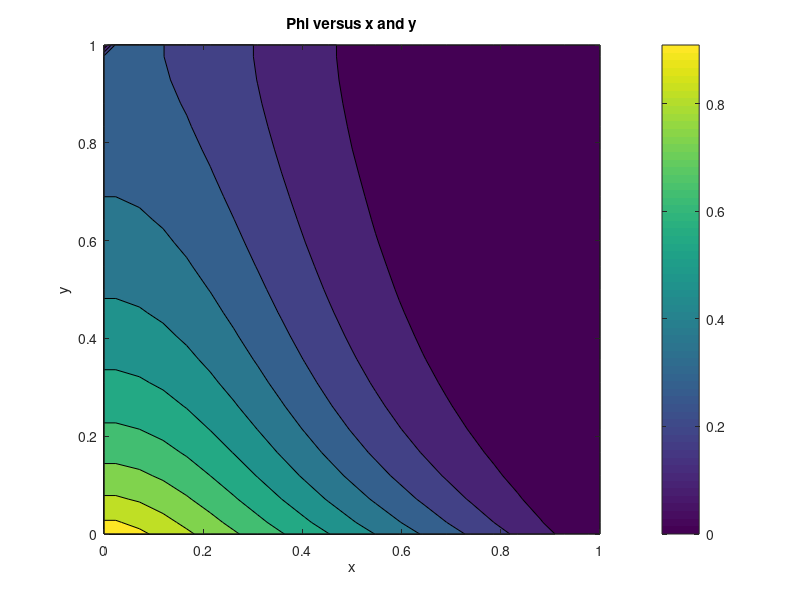

Recreate this plot in MATLAB. (Note: a time limit stopped this script after it produced the figure.)
%%%%%%%%
% ME523 Spring 2018
% Dan Haworth, February 2018
%%%%%%%%

% This program solves a steady, linear, two-dimensional convection-diffusion
%   equation in the rectangular domain 0<=x<=xmax, 0<=y<=ymax 
%   with constant fluid properties rho and dif:
%       rho*u*dphi/dx + rho*v*dphi/dy = dif*( d^2phi/dx^2 + d^2phi/dy^2 )
% The numerical solution is obtained using a FVM,
%   with either UDS or CDS for convection and with CDS for diffusion.
% The mesh spacings in x (dx) and in y (dy) are each uniform,
%   but dx is not necessarily equal to dy.
% The velocity field is specified, and corresponds to a stagnation-point flow
%   about the origin (requires xmin = 0, ymin = 0):
%       u = x, v = -y
%   This satisfies the incompressible continuity equation du/dx + dv/dy = 0.
% The boundary conditions on phi are as follows:
%   x=xmin=0: phi varies linearly from 0. at y=ymax to 1. at y=ymin=0
%   x=xmax:   dphi/dx=0.
%   y=ymin=0: dphi/dy=0.
%   y=ymax:   phi=0.

% This is adapted from a problem in Chapter 4 of Ferziger & Peric,
%   3rd Edition, 2002.
% The Dirichlet BC implementations are formally only 1st-order accurate here,
%   while the Neumann BC implementations are formally 2nd-order accurate.
% The code executes very slowly. This could be improved significantly
%   by using array operators and something other than a direct linear
%   system solver. That has not been done here, so that the array indexing
%     is evident and so that an "exact" solution to the discrete system
%     is available, which can be used later to investigate accuracy and CPU
%     time for various iterative linear system solvers.

% Mass flow rates, and convective and diffuxive flow rates of phi, across
%   the four boundaries of the computational domain are computed. These are
%   used to check for global conservation.

%%%%% define global variables %%%%%%%%%%%%%%%%%%%%%%%%%%%%%%%%%%%%%%%%%%%%%%%%%%

% scalars: physical quantities
global xmin;    % minimum value of independent variable x (=0)
global xmax;    % maximum value of independent variable x (=1)
global ymin;    % minimum value of independent variable y (=0)
global ymax;    % maximum value of independent variable y (=1)
global den;     % fluid mass density
global dif;     % fluid diffusivity

% scalars: grid-related quantities - see grid_2d below
global n;       % number of subintervals in the x direction
global m;       % number of subintervals in the y direction

global nm;      % total number of control volumes or cells (nm=n*m)
global nx;      % number of grid lines in x direction, plus 1 (nx=n+2)
global ny;      % number of grid lines in y direction, plus 1 (ny=m+2)

global dx;      % grid spacing in x direction (constant)
global dy;      % grid spacing in y direction (constant)

% scalars: numerical parameters
global cflag;   % convection discretization flag
                %   UDS: cflag=1
                %   CDS: cflag=2

% scalars: iterative solver parameters
global itm  % iteration method; Jacobi = 1, GS = 2, GS_SOR = 3
global nitmax  % maximum number of iterations
global epsit  % convergence tolerance
global omega  % over-relaxation factor for itm = 3
global iterstore
                
% vectors: iterative solver
global resmax
global errmax
                
% scalars: maximum grid Peclet numbers in x and in y directions
global pedx_max % max grid Peclet number magnitude based on x velocity and dx
global pedy_max % max grid Peclet number magnitude based on y velocity and dy                
                
% scalars: net flowrates across the boundaries of the computational domain -
%   see bndryflowrates below
global mdot_xmin % net mass flow rate across x = xmin boundary
global mdot_xmax % net mass flow rate across x = xmax boundary
global mdot_ymin % net mass flow rate across y = ymin boundary
global mdot_ymax % net mass flow rate across y = ymax boundary

global cdot_xmin % net convective flow rate of phi across x = xmin boundary
global cdot_xmax % net convective flow rate of phi across x = xmax boundary
global cdot_ymin % net convective flow rate of phi across y = ymin boundary
global cdot_ymax % net convective flow rate of phi across y = ymax boundary

global ddot_xmin % net diffusive flow rate of phi across x = xmin boundary
global ddot_xmax % net diffusive flow rate of phi across x = xmax boundary
global ddot_ymin % net diffusive flow rate of phi across y = ymin boundary
global ddot_ymax % net diffusive flow rate of phi across y = ymax boundary

global mdot_tot   % net mass flow rate across all four boundaries
global cdot_tot   % net convective flow rate of phi across all four boundaries
global ddot_tot   % net diffusive flow rate of phi across all four boundaries
global phidot_tot % net flowrate of phi acroess all four boundaries

% scalars: CPU times
global lufactor_cpu % CPU time to factor the matrix (forward elimination)
global lusolve_cpu  % CPU time to solve the factored system (back substitution)

% arrays (vectors) holding spatial coordinates - see grid_2d below
global xc;      % control volume (cell-center) locations in x direction (nx x 1)
global yc;      % control volume (cell-center) locations in y direction (ny x 1)
global xf;      % cell-face-center locations in x direction (nx x 1)
global yf;      % cell-face-center locations in y direction (ny x 1)

% arrays (vectors) holding cell-face geometric interpolation factors -
%   see ginterp below
global gfacx;   % face interpolation factors in x direction (nx x 1)
global gfacy;   % face interpolation factors in y direction (ny x 1)

% arrays holding cell-face mass flowrates - see facemdots below
global mdotuf;  % face x-direction mass flux (nx x ny)
global mdotvf;  % face y-direction mass flux (nx x ny)

% array holding computed nodal values of the dependent variable
global phi;     % control volume (cell-center) values of dependent variable
                %   (nx x ny)
global phidir;  % result phi using direct solver (LU decomposition)
global phiold;
global phinew;
                
% arrays holding nonzero elements of coefficient matrix (all nx x ny)
global awe;     % coefficient for control volume west  of control volume P
global aso;     % coefficient for control volume south of control volume P
global ap;      % coefficient on diagonal for control volume P
global ano;     % coefficient for control volume north of control volume P
global aea;     % coefficient for control volume east  of control volume P

% array holding right-hand-side values
global q;       % right-hand-side value for control volume P (nx x ny)

% arrays for coefficient matrix, right-hand-side vector, and dependent variable
%   vector using 1D indexing (indexing cells from 1 to nm)
global a1d;     % coefficient matrix (nm x nm)
global q1d;     % right-hand-side vector (nm x 1)
global phi1d;   % dependent variable (nm x 1)

% work arrays (vectors) used in the course of matrix assembly and solution
global ipvt;    % pivot element pointer in LU decomposition (nm x 1)
global dw;      % work array used in matrix assembly (ny x 1)

% unsteady global variables 
% coefficients for time-dependent solution
global awet;
global asot;
global anot;
global aeat;
global apt;
global qt; 
% time-discretization scheme
global tmethod; 
% tmethod = 1 -> explicit Euler
% tmethod = 2 -> implicit Euler
% tmethod = 3 -> Crank-Nicolson
global tfinal
global dt
global tt  % time-loop index

%%%%% define the physical problem, grid size, and numerical parameters %%%%%%%%%

xmin  = 0.;
xmax  = 1.;
ymin  = 0.;
ymax  = 1.;

den   = 1.2;
dif   = 0.1;

n     = 21;
m     = 21;

cflag = 2;

%%%%% parameters related to iterative solver %%%%%%%%%%%%%%%%%%%%%%%%%%%%%%%%%%%

itm = 2;  % use GS iterative solver
nitmax = 8000;
epsit = 1e-12;
omega = 1.1;

%%%%% parameters related to time-dependent solver %%%%%%%%%%%%%%%%%%%%%%%%%%%%%%
tfinal = 10; % final time (s)
dt = 0.1; % time-step (s)
tmethod = 2; % 1=explicit Euler, 2=implicit Euler, 3=Crank-Nicolson

%%%%% compute derived scalar variables %%%%%%%%%%%%%%%%%%%%%%%%%%%%%%%%%%%%%%%%%

nm = n*m;
nx = n + 2;
ny = m + 2;
dx = ( xmax - xmin ) / n;
dy = ( ymax - ymin ) / m;

%%%%% define and initialize arrays %%%%%%%%%%%%%%%%%%%%%%%%%%%%%%%%%%%%%%%%%%%%%

% all array element values are initialized to zero

xc     = zeros(nx,1);
yc     = zeros(ny,1);
xf     = zeros(nx,1);
yf     = zeros(ny,1);

gfacx  = zeros(nx,1);
gfacy  = zeros(ny,1);

mdotuf = zeros(nx,ny);
mdotvf = zeros(nx,ny);

phi    = zeros(nx,ny);
phidir = zeros(nx,ny);

awe    = zeros(nx,ny);
aso    = zeros(nx,ny);
ap     = zeros(nx,ny);
ano    = zeros(nx,ny);
aea    = zeros(nx,ny);
q      = zeros(nx,ny);

awet   = zeros(nx,ny);
asot   = zeros(nx,ny);
apt    = zeros(nx,ny);
anot   = zeros(nx,ny);
aeat   = zeros(nx,ny);
qt     = zeros(nx,ny);

a1d    = zeros(nm,nm);
q1d    = zeros(nm,1);
phi1d  = zeros(nm,1);

ipvt   = zeros(nm,1);
dw     = zeros(ny,1);

resmax = zeros(nitmax, 1);
errmax = zeros(nitmax, 1);

%%%%% define functions %%%%%%%%%%%%%%%%%%%%%%%%%%%%%%%%%%%%%%%%%%%%%%%%%%%%%%%%%



%%% set up the 2d grid %%%

function grid_2d
% compute cell-center and cell-face-center locations

% global variables needed by this function
  global xmin xmax ymin ymax dx dy
  global nx ny
  
% global variables set by this function
  global xf yf xc yc

% --- indexing conventions ---
%   in the x-direction:
%     n is the number of cells or control volumes in the x direction
%     nx  = n + 2
%     xf(i) is the x-location of grid-line (or face) i, 
%       with an extra entry at xmax
%         xf(1)   = xmin
%         xf(2)   = xmin + dx
%         . . .
%         xf(n)   = xmax - dx
%         xf(n+1) = xmax
%         xf(n+2) = xmax
%     xc(i) is the x-location of control volume (or cell center) i,
%       with an extra entry at xmin and an extra entry at xmax
%         xc(1)   = xmin
%         xc(2)   = xmin + dx/2
%         xc(3)   = xmin + 3*dx/2
%         . . .
%         xc(n)   = xmax - 3*dx/2
%         xc(n+1) = xmax - dx/2
%         xc(n+2) = xmax
%   in the y-direction:
%     m is the number of cells or control volumes in the y direction
%     ny  = m + 2
%     yf(j) is the y-location of grid-line (or face) j,
%       with an extra entry at ymax
%         yf(1)   = ymin
%         yf(2)   = ymin + dy
%         . . .
%         yf(m)   = ymax - dy
%         yf(m+1) = ymax
%         yf(m+2) = ymax
%     yc(j) is the y-location of control volume (or cell center) j,
%       with an extra entry at ymin and an extra entry at ymax
%         yc(1)   = ymin
%         yc(2)   = ymin + dy/2
%         yc(3)   = ymin + 3*dy/2
%         . . .
%         yc(m)   = ymax - 3*dy/2
%         yc(m+1) = ymax - dy/2
%         yc(m+2) = ymax
% --- indexing conventions ---

  for i=1:nx-1
    xf(i) = xmin + (i-1)*dx;
  end
  i     = nx;
  xf(i) = xf(i-1);
    
  i     = 1;
  xc(i) = xmin;
  for i=2:nx-1
    xc(i) = 0.5*( xf(i) + xf(i-1) );
  end
  i     = nx;
  xc(i) = xmax;
    
  for j=1:ny-1
    yf(j) = ymin + (j-1)*dy;
  end
  j     = ny;
  yf(j) = yf(j-1);
    
  j     = 1;
  yc(j) = ymin;
  for j=2:ny-1
    yc(j) = 0.5*( yf(j) + yf(j-1) );
  end  
  j     = ny;
  yc(j) = ymax;

endfunction

%%% end of grid_2d %%%



%%% calculate geometric interpolation factors %%%

function ginterp
% compute face-center linear interpolation coefficients

% global variables needed by this function
  global xf yf xc yc
  global n m
  
% global variables set by this function
  global gfacx gfacy

  i        = 1;
  gfacx(i) = 0.;
  for i=2:n+1
    gfacx(i) = ( xf(i) - xc(i) ) / ( xc(i+1) - xc(i) );
  end
  i        = n + 2;
  gfacx(i) = 0.;
        
  j        = 1;
  gfacy(j) = 0.;
  for j=2:m+1
    gfacy(j) = ( yf(j) - yc(j) ) / ( yc(j+1) - yc(j) );
  end  
  j        = m + 2;
  gfacy(j) = 0.;

endfunction    
    
%%% end of ginterp %%%



%%% compute cell-face mass flowrates %%%

function facemdots
% compute face mass flow rates corresponding to the given value of the
%   fluid mass density and the presribed velocity field

% global variables needed by this function
  global den xf yf
  global n m
  
% global variables set by this function
  global mdotuf mdotvf

% mdotuf(i,j) is the mass per unit time leaving cell(i,j) across the east face
%   mdotuf = den*u*dy, with u=x
% mdotvf(i,j) is the mass per unit time leaving cell(i,j) across the north face
%   mdotvf = den*v*dx, with v=-y

  for i=1:n+1
    for j=2:m+1
      ufac        = xf(i);    % face-centered x velocity component
      denvel      = den*ufac; % face-centered mass flux out across east face
      mdotuf(i,j) = denvel*( yf(j) - yf(j-1) );
    end
  end  
        
  for j=1:m+1
    for i=2:n+1
      vfac        = -yf(j);   % face-centered y velocity component
      denvel      = den*vfac; % face-centered mass flux out across north face
      mdotvf(i,j) = denvel*( xf(i) - xf(i-1) );
    end
  end

endfunction  

%%% end of facemdots %%%



%%% compute maximum cell Peclet number magnitudes in computational domain %%%

function cellPecletnumbers
% compute maximum cell Peclet number magnitudes in x (based on local x velocity 
%   component and dx) and in y (based on local y velocity component and dy)

% global variables needed by this function
  global den dif dx dy
  global xf yf
  global n m
  
% global variables set by this function
  global pedx_max pedy_max

  pedx_max = 0.;
  pedy_max = 0.;
  
  for i=2:n+1
    ucel     = 0.5*( xf(i-1) + xf(i) ) ; % average x velocity for the cell
    pedx     = abs( den*ucel*dx / dif );
    pedx_max = max( pedx_max , pedx );
    for j=2:m+1
      vcel     = -0.5*( yf(j-1) + yf(j) ); % average y velocity for the cell
      pedy     = abs( den*vcel*dy / dif );
      pedy_max = max( pedy_max , pedy );
    end
  end  

endfunction  

%%% end of cellPecletnumbers %%%

%%% impose Dirichlet BC's on the dependent variable %%%

function dirichletbcs
% set phi(i,j) to presribed boundary values on Dirichlet boundaries

% global variables needed by this function
  global ymin ymax yc
  global n m
  
% global variables set by this function
  global phi
  
% --- indexing conventions ---
% phi(i,j) for 2<=i<=n+1 and 2<=j<=m+1 are the cell-centered values of phi
%   for which we are solving
% phi(1,j) for 2<=j<=m+1 are the x=xmin cell-face-center values of phi,
%   which are prescribed (Dirichlet BC)
% phi(n+2,j) for 2<=j<=m+1 are the x=xmax cell-face-center values of phi;
%   here these are not used, as a Neumann BC is prescribed at x=xmax
% phi(i,1) for 2<=i<=n+1 are the y=ymin cell-face-center values of phi;
%   here these are not used, as a Neumann BC is prescribed at y=ymin
% phi(i,m+2) for 2<=i<=n+1 are the y=ymax cell-face-center values of phi,
%   which are prescribed (Dirichlet BC)
% --- indexing conventions ---

% Dirichlet BC at x=xmin
%   phi varies linearly from 0. at y=ymax to 1. at y=ymin
  i = 1;
  for j=2:m+1
    phi(i,j) = 1. - ( yc(j) - ymin ) / ( ymax - ymin );
  end
  phi(1,1) = 1.;
        
% Dirichlet BC at y=ymax
%   phi=0.
  j = m + 2;
  for i=2:n+1
    phi(i,j) = 0.;
  end    

endfunction

%%% end of dirichletbcs %%%



%%% assemble the coefficient matrix, without condideration of BCs %%%

function assemble_matrix
% set up to five non-zero coefficients (awe, aso, ap, ano, aea) and right-hand
% side values (q) for each interior finite-volume cell (i,j),
% without considering the BCs
% use UDS for convection for cflag=1function apply_bcs
% use CDS for convection for cflag=2
% use CDS for diffusion in all cases

% global variables needed by this function
global n m
global cflag
global dif xf yf xc yc mdotuf mdotvf gfacx gfacy

% global work array used by this function
global dw

% global variables set by this function
global awe aso ap ano aea q

% initialize work array dw(j)
% dw(j) is used to hold east/west face diffusive mass flow rates
% note that xc(2) - xc(1) = dx/2
for j=2:m+1
dw(j) = -dif*( yf(j) - yf(j-1) ) / ( xc(2) - xc(1) );  
end
  
for i=2:n+1
% note that yc(2) - yc(1) = dy/2  for i=2:n+1
asdif = -dif*( xf(i) - xf(i-1) ) / ( yc(2) - yc(1) );    

for j=2:m+1   
awdif = dw(j);        
aedif = -dif*( yf(j) - yf(j-1) ) / ( xc(i+1) - xc(i) ); 
andif = -dif*( xf(i) - xf(i-1) ) / ( yc(j+1) - yc(j) );

% select UDS or CDS for convection      
if (cflag==1) % UDS 
awcon = -max( mdotuf(i-1,j) , 0. );      
ascon = -max( mdotvf(i,j-1) , 0. );      
ancon = min( mdotvf(i,j) , 0. );      
aecon = min( mdotuf(i,j) , 0. );      
elseif (cflag==2) % CDS      
awcon = -mdotuf(i-1,j)*( 1. - gfacx(i-1) );
ascon = -mdotvf(i,j-1)*( 1. - gfacy(j-1) );
ancon = mdotvf(i,j)*gfacy(j); 
aecon = mdotuf(i,j)*gfacx(i);            
endif 
        
% set coefficients and right-hand-side vector 
awe(i,j) = awdif + awcon;
aso(i,j) = asdif + ascon;        
ano(i,j) = andif + ancon;
aea(i,j) = aedif + aecon;

ap(i,j) = -( awe(i,j) + aso(i,j) + ano(i,j) + aea(i,j) );

q(i,j) = 0.; % physical source term is zero here

dw(j) = aedif;
asdif = andif;

end % end of loop over j

end % end of loop over i

endfunction      

%%% end of assemble_matrix



%%% modify coefficient matrix and rhs to account for BCs %%%

function apply_bcs
% modify matrix coeffients (awe, aso, ap, ano, aea) and right-hand-side
% values (q) for each finite-volume cell (i,j) adjacent to one or more
% boundaries, to account for the BCs
% the treatment for Neumann BCs is formally second-order accurate:
% phi_e = phi_P + 0.5*dx*dphi/dx along east face at x = xmax
% phi_s = phi_P - 0.5*dy*dphi/dy along south face at y = ymin
% the treatment for Dirichlet BCs is formally first-order accurate:
% dphi/dx = 2*( phi_P - phi_w ) / dx along west face at x = xmin
% dphi/dy = 2*( phi_n - phi_P ) / dy along north face at y = ymax

% global variables needed by this function
global n m
global phi

% global variables changed by this function
global awe aso ap ano aea q

% along x=xmin=0: Dirichlet BC
% boundary values are in phi(1,j)
% no adjustment to ap(2,j) is required since u_w = 0 here (zero convective
% flux across the boundary) and the 1/2-cell dx was accounted for
% in computing the original coefficient for diffusion
for j=2:m+1
q(2,j) = q(2,j) - awe(2,j)*phi(1,j);
awe(2,j) = 0.;
end

% along x=xmax: Neumann BC
% dphi/dx = 0.
% for nonzero dphi/dx, there would be a contribution to q(n+1,j)
for j=2:m+1
ap(n+1,j) = ap(n+1,j) + aea(n+1,j);
aea(n+1,j) = 0.;
end

% along y=ymin=0: Neumann BC
% dphi/dy = 0.
% for nonzero dphi/dy, there would be a contribution to q(i,2)
for i=2:n+1
ap(i,2) = ap(i,2) + aso(i,2);
aso(i,2) = 0.;
end

% along y=ymax: Dirichlet BC
% boundary values are in phi(m+2,j)
% no adjustment to ap(i,m+1) is required since phi = 0 here (zero convective
% flux across the boundary) and the 1/2-cell dy was accounted for
% in computing the original coefficient for diffusion
for i=2:n+1
q(i,m+1) = q(i,m+1) - ano(i,m+1)*phi(i,m+2);
ano(i,m+1) = 0.;
end

endfunction

%%% end of apply_bcs %%%



%%% write unsteady coefficients in terms of steady coefficients %%%

function unsteady_coeffs_LHS

  % call global variables needed
  global awe aso ano aea ap q den dx dy dt phi tmethod

  % globals to be written by this function
  global awet asot anot aeat apt
  
  if tmethod == 1;  % Explicit Euler
    awet = zeros(size(awet));
    asot = zeros(size(asot));
    anot = zeros(size(anot));
    aeat = zeros(size(aeat));
    apt  = den*dx*dy/dt * ones(size(apt))
    
  elseif tmethod == 2;  % Implicit Euler
    awet = awe;
    asot = aso;
    anot = ano;
    aeat = aea;
    apt  = den*dx*dy/dt*ones(size(apt)) + ap;
    
  else;  % if tmethod == 3;  % Crank-Nicolson
    
  end

endfunction

%%% end of unsteady_coeffs_LHS %%%



%%% write unsteady RHS in terms of steady coefficients %%%

function unsteady_RHS

  % call global variables needed
  global awe aso ano aea ap q den dx dy dt phi tmethod n m

  % globals to be written by this function
  global qt
  
  if tmethod == 1;  % Explicit Euler
    for i = 2:n+1
      for j = 2:m+1
        qt(i,j) = q(i,j) + (den*dx*dy/dt).*phi(i,j) - awe(i,j)*phi(i-1,j) ...
                  - aso(i,j)*phi(i,j-1) - ano(i,j)*phi(i,j+1) ...
                  - aea(i,j)*phi(i+1,j);
      end
    end
    
  elseif tmethod == 2;  % Implicit Euler
    for i = 2:n+1
      for j = 2:m+1
        qt(i,j) = q(i,j) + (den*dx*dy/dt).*phi(i,j);
      end
    end

  else;  % if tmethod == 3;  % Crank-Nicolson
    qt = 0;
  end

endfunction

%%% end of unsteady_RHS %%%




%%% convert from 2D indexing to 1D indexing %%%

function from_2d_to_1d
% convert from 2D indexing to 1D indexing in preparation for solving
%   the linear system

% global variables needed by this function
  global n m
  global awe aso ap ano aea q
  
% global variables set by this function
  global a1d q1d

  for i=2:n+1
    for j=2:m+1   
      k = ( i - 2 )*m + j - 1;
%      i,j,k
        
      if (i>=3)
        a1d(k,k-m) = awe(i,j);
      endif  
      if (j>=3)
        a1d(k,k-1) = aso(i,j);
      endif  
      a1d(k,k) = ap(i,j);
      if (j<=m)
        a1d(k,k+1) = ano(i,j);
      endif  
      if (i<=n)
        a1d(k,k+m) = aea(i,j);
      endif  
            
      q1d(k) = q(i,j);
        
    end % end of loop over j
  end % end of loop over i  
        
endfunction        

%%% end of from_2d_to_1d %%%



%%% factor the coefficient matrix %%%

function lufactor
% factor the coefficient matrix
% perform a LU decomposition of matrix a1d via Gauss elimination with pivoting
% a1d is overwritten
%   on entry, a1d holds the (sparse) coefficient matrix
%   on exiting, a1d holds the (nonsparse) factored coefficient matrix 

% global variables needed by this function
  global nm
    
% global work array used by this function
  global ipvt
  
% global variables changed by this function
  global a1d

  info  = 0;
  nmm1  = nm - 1;
    
  for i=1:nmm1
    mi  = i;
    ip1 = i + 1;

    for k=ip1:nm
      if (abs(a1d(k,i))>abs(a1d(mi,i)))
        mi = k;
      endif 
    end 

    ipvt(i) = mi;
    
    if (a1d(mi,i)==0.)
      info = i;
    else
      if (mi!=i)
        for k=i:nm
          t         = a1d(i,k);
          a1d(i,k)  = a1d(mi,k);
          a1d(mi,k) = t;
        end
      endif  
      rp = -1. / a1d(i,i);
      for k=ip1:nm
        a1d(k,i) = a1d(k,i)*rp;
      end
      for j=ip1:nm
        c = a1d(i,j);
        if (c!=0.);
          for k=ip1:nm
            a1d(k,j) = a1d(k,j) + a1d(k,i)*c;
          end  
        endif
      end
    endif
  end % end of loop over i  
      
  ipvt(nm) = nm;
  if (a1d(nm,nm)==0.)
    info = nm;
  endif

% a non-zero value of info indicates that a zero was encountered along the
%   diagonal in the course of the Gauss elimination; this is not necessarily
%   a problem here
  info;  
    
endfunction

%%% end of lufactor %%%



%%% solve the linear system via back substitution %%%

function lusolve
% on entry, a1d holds the LU decomposition of the original coefficient matrix,
%   q1d holds the right-hand-side vector, and ipvt holds the pivot vector
%   from the LU decomposition
% on exit, q1d holds the solution to the linear system

% global variables needed by this function
  global nm
  global a1d
  
% global work array used by this function
  global ipvt
     
% global variables changed by this function
  global q1d

  nmm1 = nm - 1;

  for i=1:nmm1
    mi = ipvt(i);
    c  = q1d(mi);
    if (mi!=i)
      q1d(mi) = q1d(i);
      q1d(i)  = c;
    endif  
    if (c!=0.)
      ip1 = i + 1;
      for k=ip1:nm
        q1d(k) = q1d(k) + a1d(k,i)*c;
      end
    endif
  end % end of loop over i  

  for i=1:nmm1
    j      = nm - i + 1;
    q1d(j) = q1d(j) / a1d(j,j);
    c      = q1d(j);
    if (c!=0.)
      jm1 = j - 1;
      for k=1:jm1
        q1d(k) = q1d(k) - a1d(k,j)*c;
      end
    endif
  end % end of loop over i  

  q1d(1) = q1d(1) / a1d(1,1);

endfunction

%%% end of lusolve %%%



%%% convert the solution from 1D indexing back to 2D indexing %%% 

function from_1d_to_2d
% on entry, q1d holds the solution to the linear system using 1D indexing
% on exit, phi holds the solution to the linear system using 2D indexing

% global variables needed by this function
  global n m
  global q1d phi1d
    
% global variables set by this function
  global phi

  phi1d = q1d;

  for i=2:n+1
    for j=2:m+1
      k       = ( i - 2 )*m + j - 1;
      phi(i,j) = phi1d(k);
    end
  end  

endfunction
        
%%% end of from_1d_to_2d %%%



%%% impose BCs on the computed dependent variable array %%%

function postbc
% reimpose BCs on the computed dependent variable array
% this is mainly for plotting purposes

% global variables needed by this function
  global n m
    
% global variables changed by this function
  global phi

% dphi/dy=0. along y = ymin
  for i=2:n+1
    phi(i,1) = phi(i,2);
  end  
    
% dphi/dx=0. along x = xmax
  for j=2:m+1
    phi(n+2,j) = phi(n+1,j);
  end
    
% Dirichlet BC along x = xmin (lower left-hand corner)
  phi(1,1) = 1.;

% Dirichlet BC along y = ymax (upper right-hand corner)
  phi(n+2,m+2) = 0.;
  
endfunction

%%% end of postbc %%%



%%% calculate flowrates across boundaries of the computational domain %%%

function bndryflowrates
% compute mdot_xmin, cdot_xmin, ddot_xmin, mdot_xmax, cdot_xmax, ddot_xmax,
% mdot_ymin, cdot_ymin, ddot_ymin, mdot_ymax, cdot_ymax, ddot_ymax,
% mdot_tot, cdot_tot, ddot_tot, phidot_tot

% mdot_BNDRY is the total mass flow rate across the boundary
% the units of mdot_BNDRY are the same as those of mdotuf and mdotvf
% cdot_BNDRY is the convective flow rate of phi across the boundary
% the units of cdot_BNDRY are the units of mdot_BNDRY times phi
% ddot_BNDRY is the diffusive flow rate of phi across the boundary
% the units of ddot_BNDRY are the units of mdot_BNDRY times phi

% mdot_tot is the sum of the values of mdot_BNDRY over all boundaries
% cdot_tot is the sum of the values of cdot_BNDRY over all boundaries
% ddot_tot is the sum of the values of ddot_BNDRY over all boundaries
% phidot_tot is the sume of cdot_tot and ddot_tot

% flows out of the domain are positive, flows into the domain are negative

% it is essential to use discrete approximations that are consistent with those
% that were used in the discrete algebraic system:
% midpoint rule for surface integrals
% first-order approximation for diffusive fluxes across Dirichlet boundaries
% first- (UDS convection) or second- (CDS convection) order approximations
% for convective fluxes across Neumann boundaries

% global variables needed by this function
global n m
global dif mdotuf mdotvf phi
global xf yf xc yc

% global variables set by this function
global mdot_xmin mdot_xmax mdot_ymin mdot_ymax
global cdot_xmin cdot_xmax cdot_ymin cdot_ymax
global ddot_xmin ddot_xmax ddot_ymin ddot_ymax
global mdot_tot cdot_tot ddot_tot phidot_tot

% across x=xmin
mdot_xmin = 0.;
cdot_xmin = 0.;
ddot_xmin = 0.;
for j=2:m+1
mdot_xmin = mdot_xmin + mdotuf(1,j);
cdot_xmin = cdot_xmin + mdotuf(1,j)*phi(1,j);
dphidx_w = ( phi(2,j) - phi(1,j) ) / ( xc(2) - xc(1) );
ddot_xmin = ddot_xmin + dif*dphidx_w*( yf(j) - yf(j-1) );
end

% across x=xmax
mdot_xmax = 0.;
cdot_xmax = 0.;
ddot_xmax = 0.;
for j=2:m+1
mdot_xmax = mdot_xmax + mdotuf(n+1,j);
cdot_xmax = cdot_xmax + mdotuf(n+1,j)*phi(n+2,j);
dphidx_e = ( phi(n+2,j) - phi(n+1,j) ) / ( xc(n+2) - xc(n+1) );
ddot_xmax = ddot_xmax - dif*dphidx_e*( yf(j) - yf(j-1) );
end

% across y=ymin
mdot_ymin = 0.;
cdot_ymin = 0.;
ddot_ymin = 0.;
for i=2:n+1
mdot_ymin = mdot_ymin + mdotvf(i,1);
cdot_ymin = cdot_ymin + mdotvf(i,1)*phi(i,1);
dphidy_s = ( phi(i,2) - phi(i,1) ) / ( yc(2) - yc(1) );
ddot_ymin = ddot_ymin + dif*dphidy_s*( xf(i) - xf(i-1) );
end

% across y=ymax
mdot_ymax = 0.;
cdot_ymax = 0.;
ddot_ymax = 0.;
for i=2:n+1
mdot_ymax = mdot_ymax + mdotvf(i,m+1);
cdot_ymax = cdot_ymax + mdotvf(i,m+1)*phi(i,m+2);
dphidy_n = ( phi(i,m+2) - phi(i,m+1) ) / ( yc(m+2) - yc(m+1) );
ddot_ymax = ddot_ymax - dif*dphidy_n*( xf(i) - xf(i-1) );
end

mdot_tot = mdot_xmin + mdot_xmax + mdot_ymin + mdot_ymax;
cdot_tot = cdot_xmin + cdot_xmax + cdot_ymin + cdot_ymax;
ddot_tot = ddot_xmin + ddot_xmax + ddot_ymin + ddot_ymax;

phidot_tot = cdot_tot + ddot_tot;

endfunction

%%% end of bndryflowrates %%%



%%% generate a 2d contour plot of phi %%%

function phi2dcontourplot
% generate and save a 2d contour plot of phi
% this version works only for n=m 

% global variables needed by this function
  global xc yc phi
  
% global variables set by this function
% none

  figure;
  contourf(xc,yc,phi);
  colorbar;
  xlabel('x');
  ylabel('y');
  title('Phi versus x and y');
  saveas(gcf,'phi_2dcontours.png');

endfunction

%%% end of phi2dcontourplot %%%



%%% write an output file %%%

function outfile
% write an ascii text output file
% echoes input parameters and key derived quantitites

% global variables needed by this function
  global xmin xmax ymin ymax den dif
  global n m
  global cflag
  global pedx_max pedy_max
  global lufactor_cpu lusolve_cpu
  global mdot_xmin mdot_xmax mdot_ymin mdot_ymax mdot_tot
  global cdot_xmin cdot_xmax cdot_ymin cdot_ymax cdot_tot
  global ddot_xmin ddot_xmax ddot_ymin ddot_ymax ddot_tot
  global phidot_tot
    
% global variables set by this function
% none
  
% open the output file
  fileID = fopen('output.txt','w');  
  
% echo input parameters
  fprintf(fileID,'xmin,xmax          = %12f %12f \n', ...
                  xmin,xmax);
  fprintf(fileID,'ymin,ymax          = %12f %12f \n', ...
                  ymin,ymax);
  fprintf(fileID,'den,dif            = %12f %12f \n', ...
                  den,dif);
  fprintf(fileID,'n,m                = %12i %12i \n', ...
                  n,m);
  fprintf(fileID,'cflag              = %12i      \n', ...
                  cflag);
  fprintf(fileID,'\n');
  
% write key derived quantities
  fprintf(fileID,'pedx_max,pedy_max  = %12f %12f \n', ...
                  pedx_max,pedy_max);
  fprintf(fileID,'\n');
  
% write CPU times (s) for key operations
  fprintf(fileID,'lufactor_cpu,lusolve_cpu = %12f %12f \n', ...
                  lufactor_cpu,lusolve_cpu);
  fprintf(fileID,'\n');
                  
% write boundary mass flow rates
  fprintf(fileID,'mdot_xmin,mdot_xmax,mdot_ymin,mdot_ymax = %+15e %+15e %+15e %+15e \n', ...              
                  mdot_xmin,mdot_xmax,mdot_ymin,mdot_ymax);
                  
% write boundary convective flow rates of phi
  fprintf(fileID,'cdot_xmin,cdot_xmax,cdot_ymin,cdot_ymax = %+15e %+15e %+15e %+15e \n', ...              
                  cdot_xmin,cdot_xmax,cdot_ymin,cdot_ymax);
                  
% write boundary diffusive flow rates of phi
  fprintf(fileID,'ddot_xmin,ddot_xmax,ddot_ymin,ddot_ymax = %+15e %+15e %+15e %+15e \n', ...              
                  ddot_xmin,ddot_xmax,ddot_ymin,ddot_ymax);
                  
% write net flow rates across all boundaries
  fprintf(fileID,'mdot_tot,cdot_tot,cdot_tot,phidot_tot   = %+15e %+15e %+15e %+15e \n', ...              
                  mdot_tot,cdot_tot,cdot_tot,phidot_tot);
                                   
% close the output file  
  fclose(fileID);

endfunction

%%% end of outfile %%%





%%% begin jacobi %%%

function jacobi
  
  % globals needed
  global ap ano aso aea awe q phidir n m epsit resmax errmax nitmax xc yc
  global phiold phinew iterstore

  iterstore = 0;  % storage variable for iteration count
  phiold = phidir;  % initialize array for "old" phi values
  phinew = phidir;  % initialize array for "new" phi values
  
  resTemp = zeros(m, n);  % initialize local array to store residuals
  
  % set internal nodes to be zero
  phiold(2:end-1, 2:end-1) = 0;
  phinew(2:end-1, 2:end-1) = 0;
  
  nit = 0;
  while max(max(abs(phidir - phinew))) > epsit*max(max(phinew));
    
    nit = nit + 1;
    
    for j = 2:m+1
      for i = 2:n+1
        phinew(i, j) = (q(i,j) - ano(i,j)*phiold(i,j+1) ...
                        - aso(i,j)*phiold(i,j-1) ...
                        - aea(i,j)*phiold(i+1,j) ...
                        - awe(i,j)*phiold(i-1,j))/ap(i,j);
      end
    end
  
    errmax(nit) = max(max(abs(phidir - phinew)));
    
    % Periodically show results
    if mod(nit, 50) == 0
      fprintf('Jacobi iteration %.0f, errmax %.4e\n', nit, errmax(nit));
    end
    
    for j = 2:m+1
      for i = 2:n+1
        resTemp(i,j) = q(i,j) - ano(i,j)*phinew(i,j+1) ...
                        - aso(i,j)*phinew(i,j-1) ...
                        - aea(i,j)*phinew(i+1,j) ...
                        - awe(i,j)*phinew(i-1,j) ...
                        - ap(i,j)*phinew(i,j);
      end
    end
    
    resmax(nit) = max(max(resTemp));
    
    phiold = phinew;
    phi = phinew;
        
    iterstore = nit;  % save number of iterations in global var
    % Break out of the while loop if maximum number of iterations is reached
    if nit == nitmax;
      break
    end
    
  end  % end while loop
  
  if nit == nitmax;
    fprintf('Jacobi solution did not converge in %4.0f iterations.\n', nitmax)
  else
    fprintf('Jacobi solution converged in %4.0f iterations.\n', nit)
  end
  
end

%%% end jacobi %%%



%%% begin gs

function gs
  
  % globals needed
  global ap ano aso aea awe q phidir n m epsit resmax errmax nitmax xc yc tt
  global phinew iterstore

  iterstore = 0;  % storage variable for iteration count
  phinew = phidir;  % initialize array for "new" phi values
  
  resTemp = zeros(m, n);  % initialize local array to store residuals
  
  % set internal nodes to be zero
  phinew(2:end-1, 2:end-1) = 0;
  
  nit = 0;
  while max(max(abs(phidir - phinew))) > epsit*max(max(phinew));
    
    nit = nit + 1;
    
    for j = 2:m+1
      for i = 2:n+1
        phinew(i, j) = (q(i,j) - ano(i,j)*phinew(i,j+1) ...
                        - aso(i,j)*phinew(i,j-1) ...
                        - aea(i,j)*phinew(i+1,j) ...
                        - awe(i,j)*phinew(i-1,j))/ap(i,j);
      end
    end
  
    errmax(nit) = max(max(abs(phidir - phinew)));
    
    % Periodically show results
    if mod(nit, 50) == 0
      fprintf('t=%.4f, GS it=%.0f, errmax=%.4e\n',tt, nit, errmax(nit));
    end
    
    for j = 2:m+1
      for i = 2:n+1
        resTemp(i,j) = q(i,j) - ano(i,j)*phinew(i,j+1) ...
                        - aso(i,j)*phinew(i,j-1) ...
                        - aea(i,j)*phinew(i+1,j) ...
                        - awe(i,j)*phinew(i-1,j) ...
                        - ap(i,j)*phinew(i,j);
      end
    end
    
    resmax(nit) = max(max(resTemp));
    
    phiold = phinew;
    phi = phinew;
        
    iterstore = nit;  % save number of iterations in global var
    % Break out of the while loop if maximum number of iterations is reached
    if nit == nitmax;
      break
    end
    
  end  % end while loop
  
  if nit == nitmax;
    fprintf('GS solution did not converge in %4.0f iterations.\n', nitmax)
  else
    fprintf('GS solution converged in %4.0f iterations.\n', nit)
  end
  
end

%%% end of gs



%%% begin gs_sor

function gs_sor
  
  % globals needed
  global ap ano aso aea awe q phidir n m epsit resmax errmax nitmax xc yc
  global phinew omega phiold iterstore

  iterstore = 0;  % storage variable for iteration count
  phinew = phidir;  % initialize array for "new" phi values
  phiold = phidir;  % initialize array for "old" phi values
  
  resTemp = zeros(m, n);  % initialize local array to store residuals
  
  % set internal nodes to be zero
  phiold(2:end-1, 2:end-1) = 0;
  phinew(2:end-1, 2:end-1) = 0;
  
  nit = 0;
  while max(max(abs(phidir - phinew))) > epsit*max(max(phinew));
    
    nit = nit + 1;
    
    for j = 2:m+1
      for i = 2:n+1
        phinew(i, j) = omega*(q(i,j) - ano(i,j)*phiold(i,j+1) ...
                        - aso(i,j)*phinew(i,j-1) ...
                        - aea(i,j)*phiold(i+1,j) ...
                        - awe(i,j)*phinew(i-1,j))/ap(i,j) ...
                        + (1-omega)*phiold(i,j);
      end
    end
  
    errmax(nit) = max(max(abs(phidir - phinew)));  % compute errmax
    
    % Periodically show results
    if mod(nit, 50) == 0
      fprintf('GS-SOR [%1.1f] iteration %.0f, errmax %.4e\n', omega, nit, ...
              errmax(nit));
    end
    
    for j = 2:m+1
      for i = 2:n+1
        resTemp(i,j) = q(i,j) - ano(i,j)*phinew(i,j+1) ...
                        - aso(i,j)*phinew(i,j-1) ...
                        - aea(i,j)*phinew(i+1,j) ...
                        - awe(i,j)*phinew(i-1,j) ...
                        - ap(i,j)*phinew(i,j);
      end
    end
    
    resmax(nit) = max(max(resTemp));
    
    phiold = phinew;
    phi = phinew;

    
    iterstore = nit;  % save number of iterations in global var
    % Break out of the while loop if maximum number of iterations is reached
    if nit == nitmax;
      break
    end
    
  end  % end while loop
  
  if nit == nitmax;
    fprintf('GS-SOR [w=%1.1f] did not converge in %4.0f iterations.\n', ...
            omega, nitmax)
  else
    fprintf('GS-SOR [w=%1.1f] converged in %4.0f iterations.\n', ...
            omega, nit)
  end
  
end

%%% end of gs_sor



%%% begin function to output local quantities %%%

function local_quantities
  
  % globals needed
  global phi n m xc yc dx dy
  
  % determine indices and coordinates corresponding to center of domain
  nic = ( n + 3 ) / 2;
  njc = ( m + 3 ) / 2;
  xce = xc(nic);
  yce = yc(njc);
  
  % 1. Value of phi at center of domain (x=1/2, y=1/2)
  phi_center = phi(nic,njc);
  
  % 2. Value of dphi/dx at the center of the left-hand boundary (x=0, y=1/2)
  dphidx_centerleft = (phi(2, njc) - phi(1, njc))/dx;
  
  % 3. Value of phi at the center of the right-hand boundary (x=1, y=1/2)
  phi_centerleft = phi(end, njc);
  
  % 4. Value of phi at the center of the bottom boundary
  phi_centerbottom = phi(nic, 1);
  
  % 5. Value of dphi/dy at the center of the top boundary (x=1/2, y=1)
  dphidy_centertop = (phi(nic, end) - phi(nic, end-1))/dy;
  
  % print results to file
  fileID = fopen('local_quantites.txt','w');
  fprintf('1:%f\t2:%f\t3:%f\t4:%f\t5::%f\n', phi_center, dphidx_centerleft, ...
          phi_centerleft, phi_centerbottom, dphidy_centertop);
  fclose(fileID);

end

%%% end function to output local quantities %%%



%%%%% execute the program %%%%%%%%%%%%%%%%%%%%%%%%%%%%%%%%%%%%%%%%%%%%%%%%%%%%%%
close all; % remove all open figures
more off; % remove stupid octave paging output

% generate the grid
grid_2d; fprintf('generating grid...\n')

% calculate geometric interpolation coefficients
ginterp; fprintf('ginterp...\n')

% compute face mass flow rates
facemdots; fprintf('facemdots...\n')

% compute maximum cell Peclet number magnitudes in the computational domain
cellPecletnumbers; fprintf('cellPe...\n')

% impose Dirichlet BCs on dependent variable
dirichletbcs; fprintf('dirichlet...\n')

% assemble the coefficient matrix, without consideration of BCs
assemble_matrix; fprintf('assembling matrix...\n')

% modify the coefficient matrix and right-hand side to account for BCs
apply_bcs; fprintf('applying BCs...\n')

% modify the coefficient matrix and right-hand size to account for unsteadiness
unsteady_coeffs_LHS; fprintf('modifying LHS for unsteadiness...\n')
unsteady_RHS; fprintf('modifying RHS for unsteadiness...\n')

% convert from 2D indexing to 1D indexing
from_2d_to_1d; fprintf('2D to 1D...\n')

% factor the coefficient matrix, and track the CPU time required
t0 = clock();
lufactor; fprintf('LU factor...\n')
lufactor_cpu = etime (clock (), t0);

% solve the linear system, and track the CPU time required
t0 = clock();
lusolve; fprintf('LU solve...\n')
lusolve_cpu = etime (clock (), t0);
fprintf('LU Factor: %3.4f s\nLU Solve: %3.4f s\n', lufactor_cpu, lusolve_cpu)

% convert from 1D indexing to 2D indexing
from_1d_to_2d;  fprintf('1D to 2D...\n')

% impose BCs on the computed dependent variable array
postbc; fprintf('postbc...\n')

% generate a 2D contour plot of phi
phi2dcontourplot;

% compute flowrates across boundaries of the computational domain
bndryflowrates;

% write an output file
outfile; fprintf('outfile...\n')

local_quantities;

phidir = phi;  % assign values to phi_direct

% Solve for phi with iterative GS solver
numiters = []
cputimes = []

tic
for tt = 0:dt:tfinal
  gs;
  phi = phinew;
  numiters(end+1) = iterstore;
  
  if tt == tfinal
    local_quantities;
  end
end

cpus(end+1) = toc;
